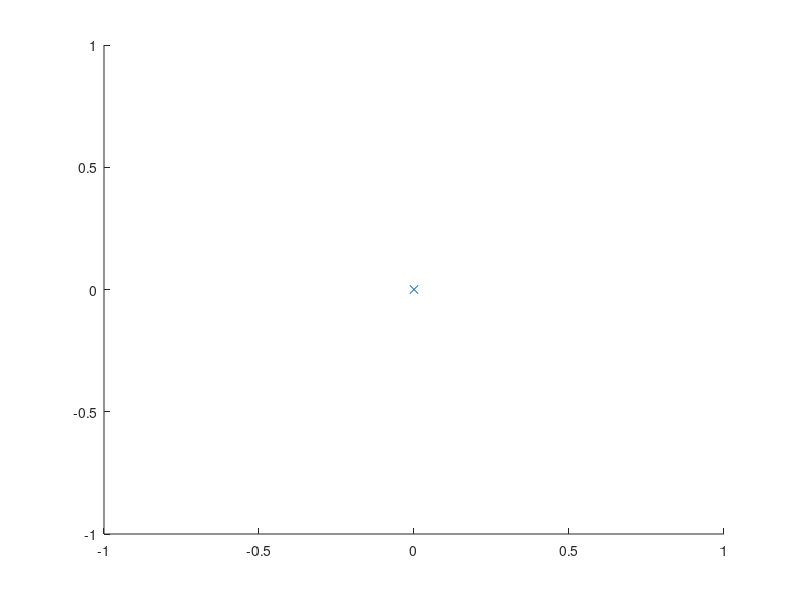

This figure's MATLAB source: (Note: this script raises an error after producing the figure.)
% Test derivative computation error
%
%
%


clear;

asmall = 0.25;

func_u = @(x,y) asmall*(x.^2).*y + 0.5*y + 1.5;
func_v = @(x,y) asmall*(y.^3).*(x.^1) + asmall*(x.^2) - 1*x + 2.0;

func_ux = @(x,y) 2*asmall*x.*y;
func_uy = @(x,y) asmall*x.^2 + 0.5;
func_vx = @(x,y) asmall*y.^3 + 2*asmall*x - 1;
func_vy = @(x,y) 3*asmall*x.*(y.^2);

func_uxx = @(x,y) 2*asmall*y;
func_uyy = @(x,y) zeros(size(x));
func_uxy = @(x,y) 2*asmall*x;

func_phi = @(x,y) sin(2*x + 1*y);
func_phix = @(x,y) cos(2*x + 1*y) * 2;
func_phiy = @(x,y) cos(2*x + 1*y) * 1;
func_phixx = @(x,y) -sin(2*x + 1*y) * 4;
func_phiyy = @(x,y) -sin(2*x + 1*y) * 1;
func_phixy = @(x,y) -sin(2*x + 1*y) * 2 * 1;



% dh = 0.2;
dh = 0.1;
% dh = 0.05;
% dh = 0.01;
[Xs,Ys] = ndgrid(-1:dh:1,-1:dh:1);


% current config
xs = Xs(:);
ys = Ys(:);


% define a field on current config
phis = func_phi(xs,ys);
dphidx = func_phix(xs,ys);
dphidy = func_phiy(xs,ys);
dphidxx = func_phixx(xs,ys);
dphidyy = func_phiyy(xs,ys);
dphidxy = func_phixy(xs,ys);

if 0
	figure;
	plot(xs,ys,'.')
	axis equal
    % return
end


numNodes = numel(Xs);
nodePos = [Xs(:),Ys(:)];

re = dh * 1.1;
% re = dh * 2.1;
fig_stab_alpha = 0.0;

if 1
    i = round(numNodes/2);
    hold on;
    plot(xs(i),ys(i),'x');
    hold off;
    
    [neigh,rs,rx,ry,cutoff] = fdpmNeighborhood(nodePos(i,:), nodePos,re);
    
    % [N,Nx,Ny, Nxx,Nxy,Nyy] = fdpmShapeMLS2(rx(neigh),ry(neigh),cutoff);
    [N,Nx,Ny, Nxx,Nxy,Nyy] = fdpmShapeMLS3(xs(i),ys(i),xs(neigh),ys(neigh),cutoff);
    
    dx = 1.0e-5;
    Na = fdpmShapeMLS2(rx(neigh)-dx, ry(neigh), cutoff);
    Nb = fdpmShapeMLS2(rx(neigh)+dx, ry(neigh), cutoff);
    Nxdiff = (Na - Nb) / (dx*2);
    
    % Nxxdiff = (Na - 2*N + Nb) / (dx^2);
    
    % phixxs = func_phixx(xs(i),ys(i));
    % phixx = dot(Nxx, phis(neigh));
    
    return
end

phix = zeros(numNodes,1);
phiy = zeros(numNodes,1);
phixx = zeros(numNodes,1);
phiyy = zeros(numNodes,1);
phixy = zeros(numNodes,1);

for i = 1:numNodes
    [neigh,rs,rx,ry,cutoff] = fdpmNeighborhood(nodePos(i,:), nodePos,re);
    
    [N,Nx,Ny, Nxx,Nxy,Nyy] = fdpmShapeMLS2(rx(neigh),ry(neigh),cutoff);
    
    phix(i) = dot(Nx, phis(neigh));
    phiy(i) = dot(Ny, phis(neigh));
    phixx(i) = dot(Nxx, phis(neigh));
    phiyy(i) = dot(Nyy, phis(neigh));
    phixy(i) = dot(Nxy, phis(neigh));
end

return



disp('Begin build connnectivity');
tic;
clear conn;
for i = 1:numNodes
	
	[neigh,rs,rx,ry,cutoff] = fdpmNeighborhood(i,nodePos,re);
	neigh2 = [neigh; i]; % particle included in the neighbourhood
	
	% weight function
	w = fdpmWeightFunc(rs(neigh),cutoff);
	
	% derivative shape function
	dN = fdpmShapeDer(rx(neigh),ry(neigh),w);
	
	% finite-increment-gradient correction to 1st-derivatives
	if (fig_stab_alpha > 0)
		hX = fig_stab_alpha*dh;
		hY = fig_stab_alpha*dh;
		
		[dN(1,:),dN(2,:)] = fdpmShapeDerFIGStab(dN(1,:),dN(2,:),dN(3,:),dN(4,:),dN(5,:), hX,hY);
	end
	
	% save connection
	conn(i).neigh = neigh;
	conn(i).neigh2 = neigh2;
	conn(i).dNX = dN(1,:);
	conn(i).dNY = dN(2,:);
	conn(i).dNXX = dN(3,:);
	conn(i).dNXY = dN(4,:);
	conn(i).dNYY = dN(5,:);
end
if 0
    % transpose
    for i = 1:numNodes
        ineigh = conn(i).neigh2(:)';
        nneigh = numel(ineigh);
        
        conn(i).dNXt = zeros(1,nneigh);
        conn(i).dNYt = zeros(1,nneigh);
        
        for jj = 1:nneigh
            j = ineigh(jj);
            
            %
            ii = find(conn(j).neigh2 == i);
            
            conn(i).dNXt(jj) = conn(j).dNX(ii);
            conn(i).dNYt(jj) = conn(j).dNY(ii);
        end
    end
end
toc;
disp('End build connnectivity');


uX = zeros(numNodes,1);
uY = zeros(numNodes,1);
vX = zeros(numNodes,1);
vY = zeros(numNodes,1);
F = zeros(2,2,numNodes);
uXX = zeros(numNodes,1);
uYY = zeros(numNodes,1);
uXY = zeros(numNodes,1);

disp('Begin compute F')
for i = 1:numNodes
	ineigh = conn(i).neigh2(:)';
	dNX = conn(i).dNX;
	dNY = conn(i).dNY;
	
	uX(i) = dNX * us(ineigh);
	uY(i) = dNY * us(ineigh);
	vX(i) = dNX * vs(ineigh);
	vY(i) = dNY * vs(ineigh);
	F(:,:,i) = [uX(i), uY(i); vX(i), vY(i)] + eye(2);
    
    uXX(i) = conn(i).dNXX * us(ineigh);
    uYY(i) = conn(i).dNYY * us(ineigh);
    uXY(i) = conn(i).dNXY * us(ineigh);
end

uXerr = fdpmResidError(uX-dudX);
uYerr = fdpmResidError(uY-dudY);
vXerr = fdpmResidError(vX-dvdX);
vYerr = fdpmResidError(vY-dvdY);
disp(['dh=',num2str(dh)])
disp(['figstab=',num2str(fig_stab_alpha)])
[uXerr,uYerr,vXerr,vYerr]

%% compute dphi/dx by dphi/dX
disp('Begin compute grad(phi)')
phix = zeros(numNodes,1);
phiy = zeros(numNodes,1);
for i = 1:numNodes
	ineigh = conn(i).neigh2(:)';
	dNX = conn(i).dNX;
	dNY = conn(i).dNY;
	
	Fi = F(:,:,i);
	
	dphi = Fi' \ [dNX*phis(ineigh); dNY*phis(ineigh)];
	
	phix(i) = dphi(1);
	phiy(i) = dphi(2);
end

phix_err = fdpmResidError(phix-dphidx);
phiy_err = fdpmResidError(phiy-dphidy);
[phix_err,phiy_err]





